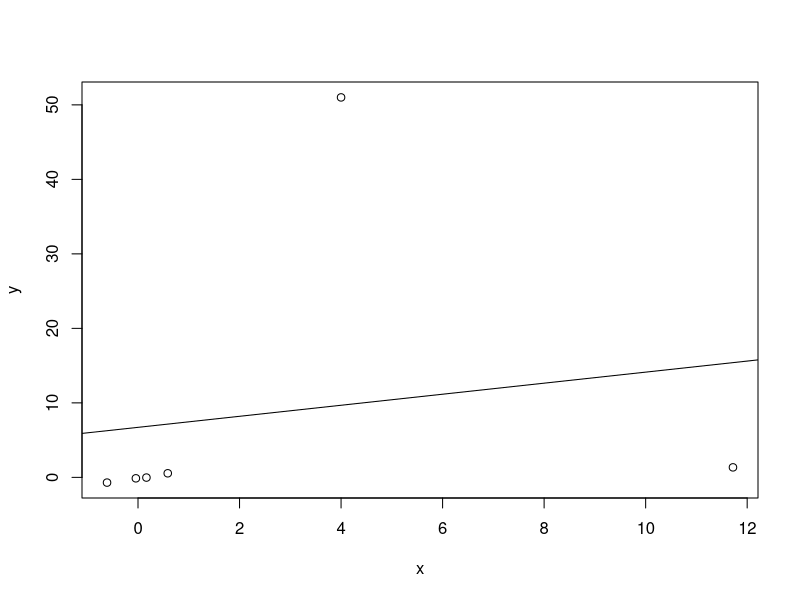

R code for this plot:
#quiz 3

# question 1
data(mtcars)
summary(mtcars)
str(mtcars)
mpg <- mtcars$mpg
cylindar <- as.factor(mtcars$cyl)
wt <- mtcars$wt
q1 <- lm(mpg ~ cylindar + wt)
summary(q1)$coef

# question 2

# question 3
summary(q1)

# question 4 
q4 <- lm(mpg ~ I(wt * 0.5) + factor(cyl), data = mtcars)
summary(q4)$coef

# question 5
x <- c(0.586, 0.166, -.042, -.61, 4, 11.72)
y <- c(.549, -.026, -.127, -.7, 51, 1.344)
q5 <- lm(y ~ x)
hatvalues(q5)
plot(x, y)
abline(q5)
summary(q5)

# question 6
dfbetas(q5)

